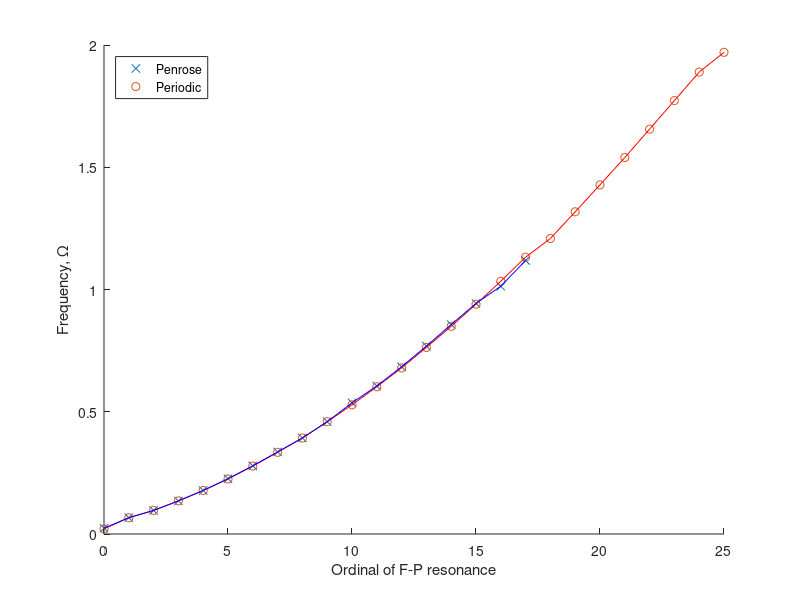

Write the MATLAB code that produced this figure.
%Fabry-Perot data

data = [
0.0208042
0.0664133
0.0964193
0.135627
0.178036
0.225245
0.277656
0.334067
0.392478
0.459292
0.528106
0.60212
0.679336
0.762953
0.84937
0.939788
1.03381
1.13223
1.20864
1.31786
1.42789
1.53991
1.65593
1.77275
1.88918
1.96999
];
data1 = [
0.0236047
0.0668134
0.0964193
0.135227
0.178036
0.226045
0.278856
0.335667
0.392879
0.459292
0.536507
0.605321
0.684137
0.768554
0.856571
0.942989
1.0134
1.11862
];
s1 = scatter(0:17,data1, "blue","x")
hold on
s2 = scatter(0:25,data, "red")
hold on
plot(0:size(data)-1,data,"red")
plot(0:size(data1)-1,data1,"blue")
xlabel("Ordinal of F-P resonance")
ylabel("Frequency, Ω")
l = legend([s1,s2],"Penrose", "Periodic")
set(l, "Location", "northwest")
% hold on
% p = polyfit(0:size(data)-1,data,2);
% plot(linspace(0,25),polyval(p,linspace(0,25)))